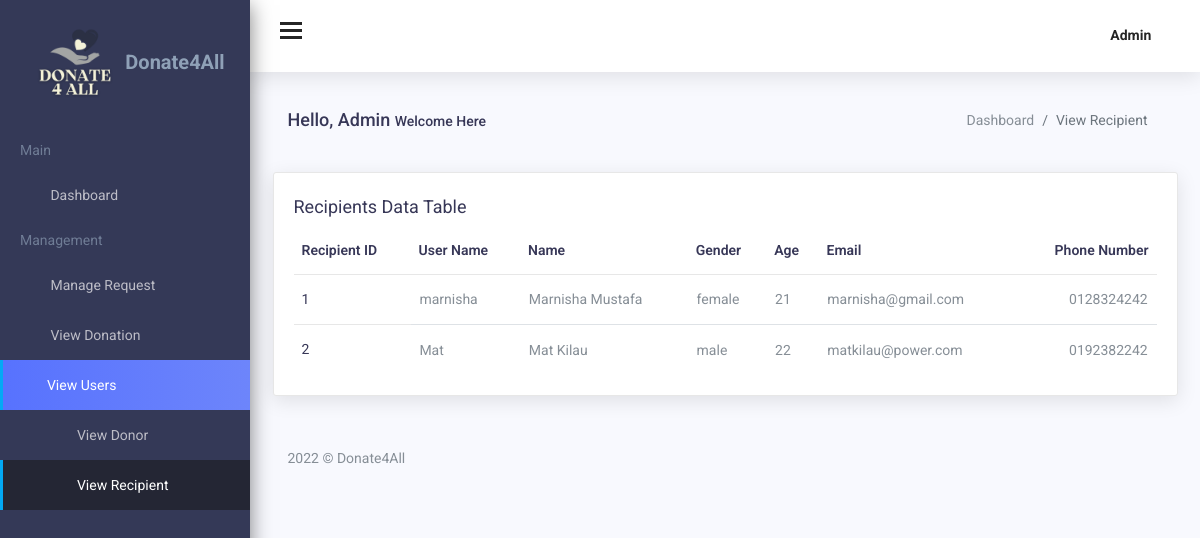
/Admin/viewrecipient.php (signed in), run on the app's committed database.
### tables this page shows
CREATE TABLE `recipient` (
  `recipientID` int(11) NOT NULL,
  `Username` varchar(120) NOT NULL,
  `Password` varchar(120) NOT NULL,
  `Name` varchar(100) NOT NULL,
  `Gender` varchar(10) NOT NULL,
  `Age` int(3) NOT NULL,
  `Email` varchar(120) NOT NULL,
  `PhoneNumber` varchar(120) NOT NULL
);

### Admin/include/retrieverecipient.php (called while the page is built)
<?php
include 'include/config.php';
$query="select recipientID,UserName,Name,Gender,Age,Email,PhoneNumber from recipient";
$result=mysqli_query($con,$query);
?>

### Admin/viewrecipient.php (the view, shortened to what this page needs)
<?php
include('include/config.php');
?>
<!DOCTYPE html>
<html lang="en">
<head>
    <link href="assets/css/lib/font-awesome.min.css" rel="stylesheet">
    <link href="assets/css/lib/themify-icons.css" rel="stylesheet">
    <link href="assets/css/lib/menubar/sidebar.css" rel="stylesheet">
    <link href="assets/css/lib/bootstrap.min.css" rel="stylesheet">
    <link href="assets/css/lib/helper.css" rel="stylesheet">
    <link href="assets/css/style.css" rel="stylesheet">
</head>
<body>
    <?php include('include/sidebar.php'); ?>
    <?php include('include/header.php'); ?>
    <div class="content-wrap">
        <div class="main">
            <div class="container-fluid">
                <div class="row">
                    <div class="col-lg-8 p-r-0 title-margin-right">
                        <div class="page-header">
                            <div class="page-title">
                                <h1>Hello, Admin <span>Welcome Here</span></h1>
                            </div>
                        </div>
                    </div>
                    <div class="col-lg-4 p-l-0 title-margin-left">
                        <div class="page-header">
                            <div class="page-title">
                                <ol class="breadcrumb">
                                    <li class="breadcrumb-item"><a href="admindashboard.php">Dashboard</a></li>
                                    <li class="breadcrumb-item active">View Recipient</li>
                                </ol>
                            </div>
                        </div>
                    </div>
                </div>
                <section id="main-content">
                    <div class="row">
                        <div class="col-lg-12">
                            <div class="card">
                                <div class="card-title">
                                    <h4>Recipients Data Table </h4>
                                </div>
                                <div class="bootstrap-data-table-panel">
                                    <div class="table-responsive">
                                        <table id="row-select" class="display table table-borderd table-hover">
                                            <thead>
                                                <tr>
                                                    <th>Recipient ID</th>
                                                    <th>User Name</th>
                                                    <th>Name</th>
                                                    <th>Gender</th>
                                                    <th>Age</th>
                                                    <th>Email</th>
                                                    <th>Phone Number</th>
                                                </tr>
                                            </thead>
                                            <tbody>
                                                <?php include 'include/retrieverecipient.php'; ?>
                                                <?php if ($result->num_rows > 0) : ?>
                                                    <?php while ($array = mysqli_fetch_row($result)) : ?>
                                                        <tr>
                                                            <th scope="row"><?php echo $array[0]; ?></th>
                                                            <td><?php echo $array[1]; ?></td>
                                                            <td><?php echo $array[2]; ?></td>
                                                            <td><?php echo $array[3]; ?></td>
                                                            <td><?php echo $array[4]; ?></td>
                                                            <td><?php echo $array[5]; ?></td>
                                                            <td><?php echo $array[6]; ?></td>
                                                        </tr>
                                                    <?php endwhile; ?>
                                                <?php else : ?>
                                                    <tr>
                                                        <td colspan="3" rowspan="1" headers="">No Data Found</td>
                                                    </tr>
                                                <?php endif; ?>
                                            </tbody>
                                        </table>
                                    </div>
                                </div>
                            </div>
                        </div>
                    </div>
                    <div class="row">
                        <div class="col-lg-12">
                            <?php include('include/footer.php'); ?>
                        </div>
                    </div>
                </section>
            </div>
        </div>
    </div>
</body>
</html>

### data on the page
recipient: recipientID "1", Username "marnisha", Name "Marnisha Mustafa", Gender "female", Age "21", Email "marnisha@gmail.com", PhoneNumber "0128324242"
recipient: recipientID "2", Username "Mat", Name "Mat Kilau", Gender "male", Age "22", Email "matkilau@power.com", PhoneNumber "0192382242"
